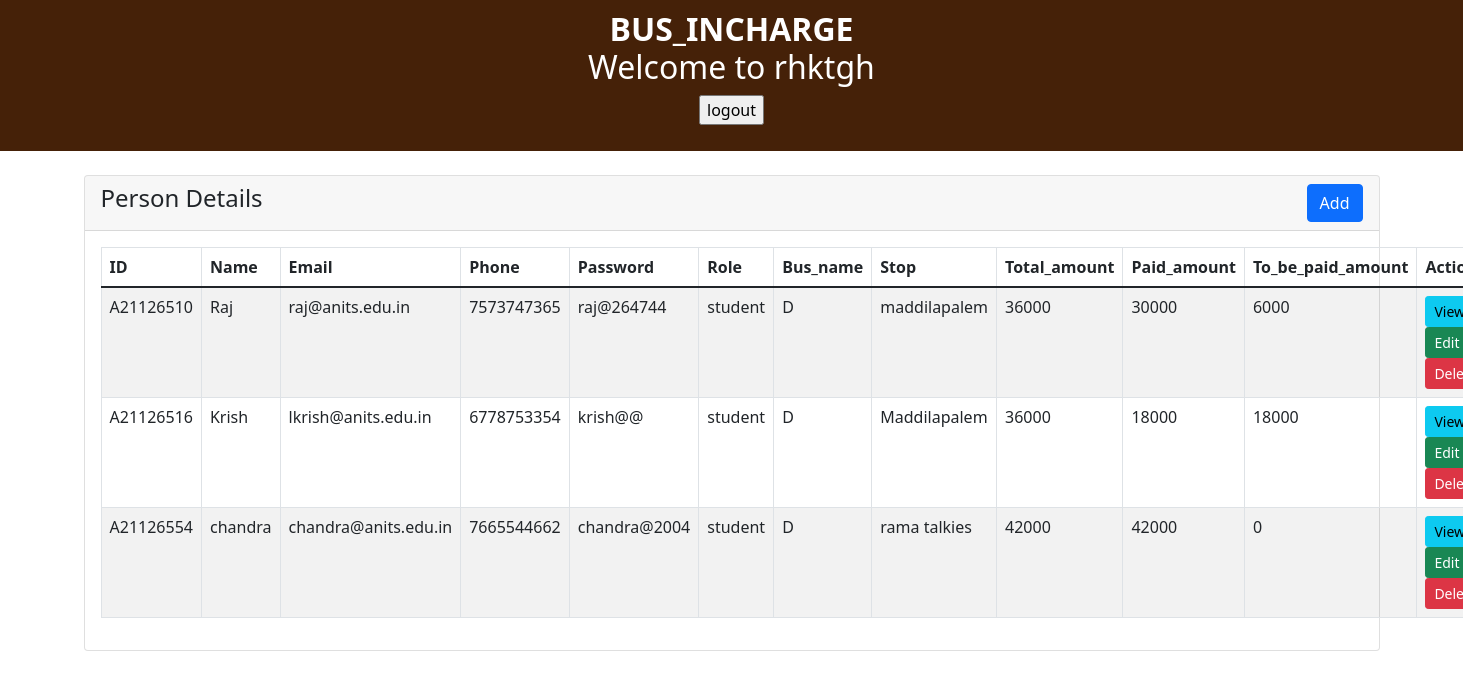
/Bus_incharge.php (signed in), run on the app's committed database.
### tables this page shows
CREATE TABLE `student_login_details` (
  `Id` varchar(10) NOT NULL,
  `username` varchar(50) NOT NULL,
  `password` varchar(20) NOT NULL,
  `email` varchar(30) NOT NULL,
  `phone_no` bigint(10) NOT NULL,
  `role` varchar(20) NOT NULL,
  `bus_name` varchar(10) NOT NULL,
  `stop` varchar(20) NOT NULL,
  `total_amount` double NOT NULL,
  `paid_amount` double NOT NULL,
  `to_be_paid` double NOT NULL
);

### Bus_incharge.php (the view, shortened to what this page needs)
<?php
include("connection.php");
?>
<html>
    <head>
    <link href="https://cdn.jsdelivr.net/npm/bootstrap@5.1.3/dist/css/bootstrap.min.css" rel="stylesheet">
    </head>
    <body>
        <header>
        <h2><b>BUS_INCHARGE</b><br>Welcome to <?php  echo $_SESSION["uname"];  ?></h2>
        <form action="Bus_incharge.php" method="post">
            <input type="submit" name="logout" value="logout">
        </form>
        </header>
        <div class="container mt-4">
        <div class="row">
            <div class="col-md-12">
                <div class="card">
                    <div class="card-header">
                        <h4>Person Details
                            <a href="create.php" class="btn btn-primary float-end">Add</a>
                        </h4>
                    </div>
                    <div class="card-body">
                        <table class="table table-bordered table-striped">
                            <thead>
                                <tr>
                                    <th>ID</th>
                                    <th>Name</th>
                                    <th>Email</th>
                                    <th>Phone</th>
                                    <th>Password</th>
                                    <th>Role</th>
                                    <th>Bus_name</th>
                                    <th>Stop</th>
                                    <th>Total_amount</th>
                                    <th>Paid_amount</th>
                                    <th>To_be_paid_amount</th>
                                    <th>Action</th>
                                </tr>
                            </thead>
                            <tbody>
                                <?php
                                    $busname= $_SESSION["bus_name"];
                                    $query = "SELECT * FROM student_login_details where role='student' and bus_name='$busname' ";
                                    $query_run = mysqli_query($con, $query);
                                    if(mysqli_num_rows($query_run) > 0)
                                    {
                                        foreach($query_run as $student)
                                        {
                                            ?>
                                            <tr>
                                                <td><?= $student['Id']; ?></td>
                                                <td><?= $student['username']; ?></td>
                                                <td><?= $student['email']; ?></td>
                                                <td><?= $student['phone_no']; ?></td>
                                                <td><?= $student['password']; ?></td>
                                                <td><?= $student['role']; ?></td>
                                                <td><?= $student['bus_name']; ?></td>
                                                <td><?= $student['stop']; ?></td>
                                                <td><?= $student['total_amount']; ?></td>
                                                <td><?= $student['paid_amount']; ?></td>
                                                <td><?= $student['to_be_paid']; ?></td>
                                                <td>
                                                    <a href="view.php?id=<?= $student['Id']; ?>" class="btn btn-info btn-sm">View</a>
                                                    <a href="edit.php?id=<?= $student['Id']; ?>" class="btn btn-success btn-sm">Edit</a>
                                                    <form action="studcode.php" method="POST" class="d-inline">
                                                        <button type="submit" name="delete" value="<?=$student['Id'];?>" class="btn btn-danger btn-sm">Delete</button>
                                                    </form>
                                                </td>
                                            </tr>
                                            <?php
                                        }
                                    }
                                    else
                                    {
                                        echo "<h5> No Record Found </h5>";
                                    }
                                ?>
                            </tbody>
                        </table>
                    </div>
                </div>
            </div>
        </div>
    </div>
    </body>
</html>

### Bus_incharge.php (style rules this page uses)
body { margin: 0px; }
header { background-color: rgb(69, 33, 8); color: white; text-align: center; padding: 10px; }

### data on the page
student_login_details: Id "A21126510", username "Raj", email "raj@anits.edu.in", phone_no "7573747365", password "raj@264744", role "student", bus_name "D", stop "maddilapalem", total_amount "36000", paid_amount "30000", to_be_paid "6000"
student_login_details: Id "A21126516", username "Krish", email "lkrish@anits.edu.in", phone_no "6778753354", password "krish@@", role "student", bus_name "D", stop "Maddilapalem", total_amount "36000", paid_amount "18000", to_be_paid "18000"
student_login_details: Id "A21126554", username "chandra", email "chandra@anits.edu.in", phone_no "7665544662", password "chandra@2004", role "student", bus_name "D", stop "rama talkies", total_amount "42000", paid_amount "42000", to_be_paid "0"

### other printed values
$_SESSION["uname"] "rhktgh"
